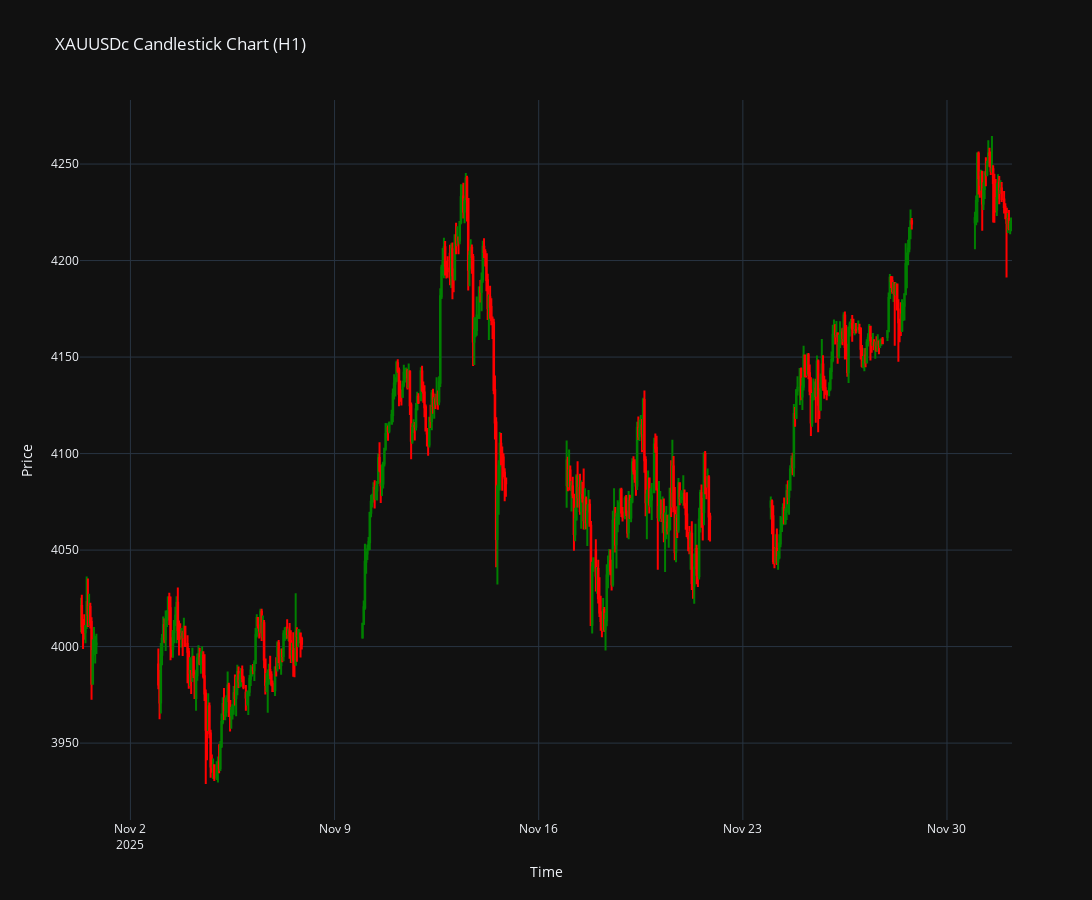

Here is the notebook cell this chart was saved with:
### Code cell
import MetaTrader5 as mt5
import pandas as pd
import plotly.graph_objects as go
from datetime import datetime

# -------------------------------
# 1. Initialize MT5
# -------------------------------
if not mt5.initialize():
    print("MT5 initialization failed")
    mt5.shutdown()
    exit()
else:
    print("MT5 initialized")

# -------------------------------
# 2. Fetch historical data
# -------------------------------
symbol = "XAUUSDc"
timeframe = mt5.TIMEFRAME_H1  # 1-hour candles
n_bars = 500

rates = mt5.copy_rates_from_pos(symbol, timeframe, 0, n_bars)
if rates is None:
    print("Failed to get data")
    mt5.shutdown()
    exit()

# -------------------------------
# 3. Convert to DataFrame
# -------------------------------
df = pd.DataFrame(rates)
df['time'] = pd.to_datetime(df['time'], unit='s')

# -------------------------------
# 4. Plot candlestick chart
# -------------------------------
fig = go.Figure(
    data=[
        go.Candlestick(
            x=df['time'],
            open=df['open'],
            high=df['high'],
            low=df['low'],
            close=df['close'],
            increasing_line_color='green',
            decreasing_line_color='red'
        )
    ]
)

fig.update_layout(
    title=f'{symbol} Candlestick Chart (H1)',
    xaxis_title='Time',
    yaxis_title='Price',
    xaxis_rangeslider_visible=False,
    template='plotly_dark',
    width=1600,  # increased width
    height=900   # increased height
)

fig.show()

# -------------------------------
# 5. Shutdown MT5
# -------------------------------
mt5.shutdown()

### Figure 1 — Plotly figure (JSON) as saved in the notebook; plotly's stock layout.template omitted (floating-point values rounded to 4 significant figures; data arrays with more than 128 entries replaced by an {"elided": "..."} marker saying what was removed)
{"data": [{"close": {"elided": "500 float values"}, "decreasing": {"line": {"color": "red"}}, "high": {"elided": "500 float values"}, "increasing": {"line": {"color": "green"}}, "low": {"elided": "500 float values"}, "open": {"elided": "500 float values"}, "type": "candlestick", "x": {"elided": "500 str values"}}], "layout": {"height": 900, "title": {"text": "XAUUSDc Candlestick Chart (H1)"}, "width": 1600, "xaxis": {"rangeslider": {"visible": false}, "title": {"text": "Time"}}, "yaxis": {"title": {"text": "Price"}}}}
